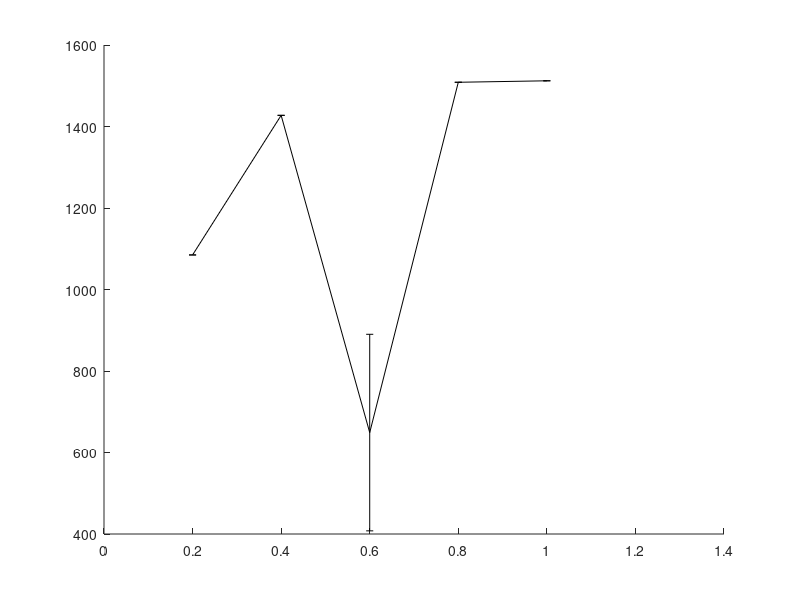

Reproduce this figure in MATLAB. (Note: this script raises an error after producing the figure.)
% Performance comparison of the RSS with different planners.
% The experiment is in one scene with obstacles where the start and goal configurations
% are: Env. II
% 		c_start = {1.1, 1.1, 0, 1.24, -1.5708, 0, -0.79567, 0.60136, 0.43858, -0.74986, -1.0074, -0.092294};
% 		c_goal = {-1.1, 1.35, -0.2, -1, -1.9, 0, 0.80875, 0.72363, -0.47891, -1.0484, 0.73278, 1.7491};
% This while benchmarking the maximum step distance.
% With joint limits of the ABB robots.
% last updated: 09/28/17

clear all
clc

%%
planners = {'BiRRT','RRT','LazyRRT','SBL'};
plannerType = planners{4};
switch plannerType
    case 'BiRRT'
        D = load('Benchmark_BiRRT_SG_3poles_rB.txt'); D = D(D(:,2)==1,:);
    case 'RRT'
        D = load('Benchmark_RRT_SG_3poles_rB.txt'); D = D(D(:,2)==1,:);
    case 'LazyRRT'
        D = load('Benchmark_LazyRRT_SG_3poles_rB.txt'); %D = D(D(:,2)==1,:);
    case 'SBL'
        D = load('Benchmark_SBL_SG_3poles_rB.txt'); %D = D(D(:,2)==1,:);
end

%% 
disp(['Results for ' plannerType ':']);

%%
rd = sort(unique(D(:,1)));
for i = 1:length(rd)
    M = D(D(:,1)==rd(i), 2:end);
    td(i) = mean(M(:,3));
    td_ste(i) = std(M(:,3))/sqrt(size(M,1));
end


%%
disp(' ');
[tdmin, id] = min(td);
% id = 3;
% tdmin = td(id);

%%
h = figure(1);
clf
errorbar(rd,td,td_ste,'-k','linewidth',2);
ylabel('mean runtime [sec]');
xlabel('max. local-connection distance');
% xlim([0 6]);
% xlim([min(rd) max(rd)]);

%% 
sS = rd(id);
tmin = tdmin;
D = D(D(:,1)==sS, 2:end);
verf = D(:,1)==1;
suc = D(:,2)==1;

disp('------------------------------------');
disp('RSS:');
disp(['Results of ' num2str(size(D,1)) ' queries.']);
disp(['Minimum avg. runtime is ' num2str(tmin) 'sec with d = ' num2str(sS) ]);
disp(['Percent of successful queries verified: ' num2str(sum(verf & suc)/sum(suc)*100) '%']);
disp(['Plan distance: ' num2str(D(1,2)) ]);
disp(['Avg. runtime: ' num2str(mean(D(:,3)))  ' +/- ' num2str(std(D(:,3))/sqrt(size(D,1))) ' sec ']);
disp(['Min. runtime: ' num2str(min(D(:,3))) ' msec ']);
disp(['Avg. nodes in path: ' num2str(floor(mean(D(:,9)))) ]);
disp(['Avg. nodes in trees: ' num2str(floor(mean(D(:,10)))) ]);
disp(['Avg. number of projections: ' num2str(floor(mean(D(:,4)))) ]);
disp(['Avg. local-connection time: ' num2str(mean(D(:,11)./D(:,12))*1e3)  ' +/- ' num2str(std(D(:,11)./D(:,12))/sqrt(size(D,1))*1e3) ' msec ']);
disp(['Avg. total local-connection time: ' num2str(mean(D(:,11))*1e3)  ' +/- ' num2str(std(D(:,11))/sqrt(size(D,1))*1e3) ' msec ']);
disp(['Avg. number of local connection checks: ' num2str(mean(D(:,12)))]);
disp(['Avg. collision check time: ' num2str(mean(D(:,7))*1e3) ' msec.']);
disp(['Percent of successful local connections: ' num2str(100*mean(D(:,13)./D(:,12)))]);

%%
%%
%%
td = D(:,3);
maxT = max(td);
T1 = linspace(0,maxT,50);
T1 = T1(2:end);
for i = 1:length(T1)
    sd = td < T1(i);
    md(i) = mean(td(sd));
    Md(i) = 1-sum(sd)/length(td);
end

%%
h = figure(2);
clf
plot(T1,Md*100,'-k','linewidth',2);
xlabel('maximum runtime [sec]');
ylabel('failure rate [%]');
xlim([0 max(T1)]);
title(plannerType);
